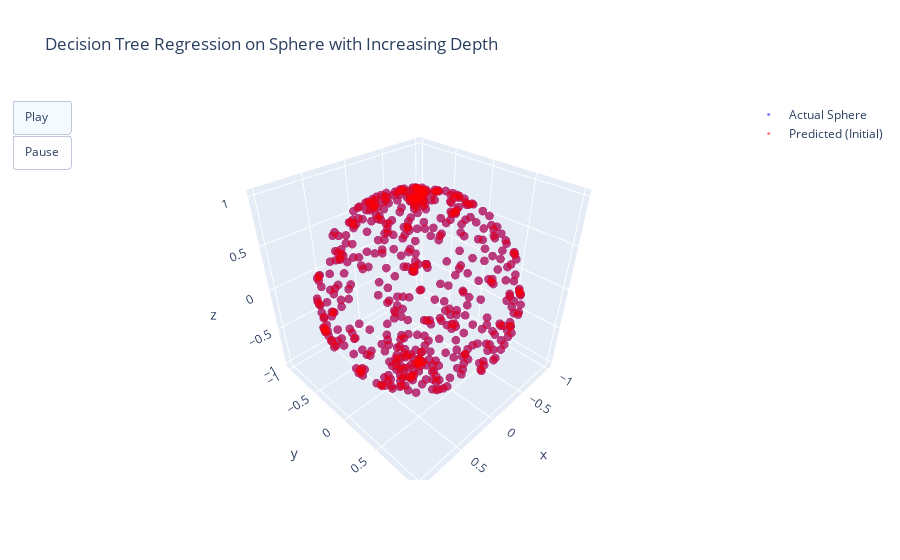

Source (notebook cell):
### Code cell
import numpy as np
import plotly.graph_objects as go
from sklearn.tree import DecisionTreeRegressor

# Seed for reproducibility
np.random.seed(42)

# Generate data
theta = np.random.uniform(0, 2 * np.pi, 500)
phi = np.random.uniform(0, np.pi, 500)
X = np.column_stack((theta, phi))  # Input features (θ, φ)
x = np.sin(phi) * np.cos(theta)    # Cartesian x
y = np.sin(phi) * np.sin(theta)    # Cartesian y
z = np.cos(phi)                    # Cartesian z
Y = np.column_stack((x, y, z))     # Output targets

# Prepare to animate
fig = go.Figure(
    frames=[go.Frame(
        data=[go.Scatter3d(
            x=Y[:, 0], y=Y[:, 1], z=Y[:, 2],
            mode='markers', marker=dict(size=3, color='blue', opacity=0.5),
            name='Actual Sphere'
        ),
        go.Scatter3d(
            x=predictions[:, 0], y=predictions[:, 1], z=predictions[:, 2],
            mode='markers', marker=dict(size=3, color='red', opacity=0.5),
            name=f'Predicted (Depth {depth})'
        )],
        name=str(depth))
        for depth in range(1, 11)
        for predictions in [DecisionTreeRegressor(max_depth=depth).fit(X, Y).predict(X)]
    ],
    layout=go.Layout(
        title_text='Decision Tree Regression on Sphere with Increasing Depth',
        updatemenus=[dict(
            type='buttons',
            buttons=[dict(label='Play',
                          method='animate',
                          args=[None, {'frame': {'duration': 500, 'redraw': True},
                                       'fromcurrent': True, 'transition': {'duration': 300, 'easing': 'quadratic-in-out'}}]),
                     dict(label='Pause',
                          method='animate',
                          args=[[None], {'frame': {'duration': 0, 'redraw': False},
                                         'mode': 'immediate', 'transition': {'duration': 0}}])]
        )]
    )
)

# Add initial data
fig.add_trace(go.Scatter3d(x=Y[:, 0], y=Y[:, 1], z=Y[:, 2],
                           mode='markers', marker=dict(size=3, color='blue', opacity=0.5), name='Actual Sphere'))
fig.add_trace(go.Scatter3d(x=Y[:, 0], y=Y[:, 1], z=Y[:, 2],
                           mode='markers', marker=dict(size=3, color='red', opacity=0.5), name='Predicted (Initial)'))

# Show figure
fig.show()

### Figure 1 — Plotly figure (JSON) as saved in the notebook; plotly's stock layout.template omitted (floating-point values rounded to 4 significant figures; data arrays with more than 128 entries replaced by an {"elided": "..."} marker saying what was removed)
{"data": [{"marker": {"color": "blue", "opacity": 0.5, "size": 3}, "mode": "markers", "name": "Actual Sphere", "type": "scatter3d", "x": {"elided": "500 float values"}, "y": {"elided": "500 float values"}, "z": {"elided": "500 float values"}}, {"marker": {"color": "red", "opacity": 0.5, "size": 3}, "mode": "markers", "name": "Predicted (Initial)", "type": "scatter3d", "x": {"elided": "500 float values"}, "y": {"elided": "500 float values"}, "z": {"elided": "500 float values"}}], "layout": {"title": {"text": "Decision Tree Regression on Sphere with Increasing Depth"}, "updatemenus": [{"buttons": [{"args": [null, {"frame": {"duration": 500, "redraw": true}, "fromcurrent": true, "transition": {"duration": 300, "easing": "quadratic-in-out"}}], "label": "Play", "method": "animate"}, {"args": [[null], {"frame": {"duration": 0, "redraw": false}, "mode": "immediate", "transition": {"duration": 0}}], "label": "Pause", "method": "animate"}], "type": "buttons"}]}}
